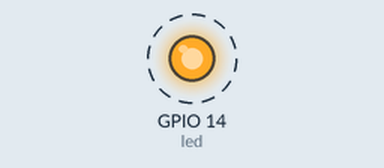
A program run on a simulated Raspberry Pi (BCM pin numbers). Parts: output pins drawn as LEDs (lit = HIGH). Dashed ring = blinking.

Above: at 0.5 s.
Timing chart, 0 to 4.6 s (numbered marks = the images above):
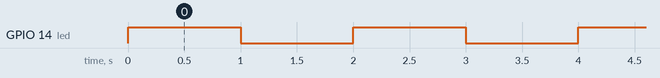

The program:

led_blinking.py
```python
import RPi.GPIO as GPIO
import time
GPIO.setwarnings(False)
GPIO.setmode(GPIO.BCM)

led=14
GPIO.setup(led, GPIO.OUT)

while True:
    GPIO.output(led, True)
    time.sleep(1)
    GPIO.output(led, False)
    time.sleep(1)
```

Measured:
- by itself, GPIO 14 (led): alternates HIGH for 1.0 s and LOW for 1.0 s
